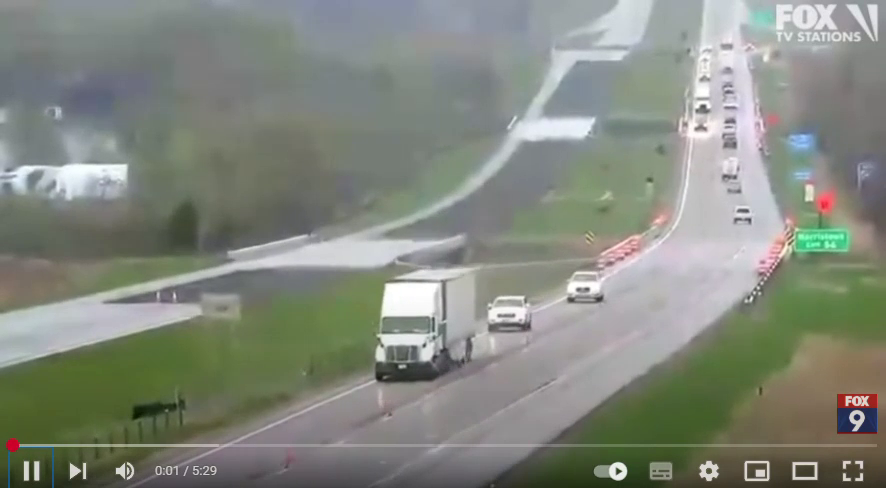
#> input picture frame 41 of Choi_Jae_Won/final_project/detectfile.mp4, 886 x 488 px
$ python lane_detect_mp4.py
#> lines starting #> are read from the running program, lines starting #| are printed output that depends on the picture; after the words box and inside, x2 and y2 are one past the last pixel; in counts of white or black regions, pixels touching at a corner belong together
import cv2
import numpy as np

# 동영상 파일 경로
cap = cv2.VideoCapture(r'C:\Users\iot19\Documents\final_project\detectfile.mp4')  # 동영상 파일 경로

# 동영상 정보 (프레임 크기, FPS 등)
fps = int(cap.get(cv2.CAP_PROP_FPS))
frame_width = int(cap.get(cv2.CAP_PROP_FRAME_WIDTH))
frame_height = int(cap.get(cv2.CAP_PROP_FRAME_HEIGHT))

# 동영상 FPS를 조정하여 재생 속도를 느리게 설정
target_fps = 800  # 목표 FPS
delay = int(1000 / target_fps)  # 1초를 목표 FPS로 나눈 지연 시간 (밀리초 단위)

# 선분 정보를 저장할 변수
best_line = None
prev_gray = None
prev_points = None
smooth_factor = 0.9  # 선분 위치를 스무스하게 만드는 인자 (0 ~ 1 범위)

while cap.isOpened():
    ret, frame = cap.read()
#> frame is the input picture: shape (488, 886, 3); mean B, G, R 126, 136.3, 131.5
    if not ret:
        break  # 동영상 끝

    # 그레이스케일 변환
    gray = cv2.cvtColor(frame, cv2.COLOR_BGR2GRAY)
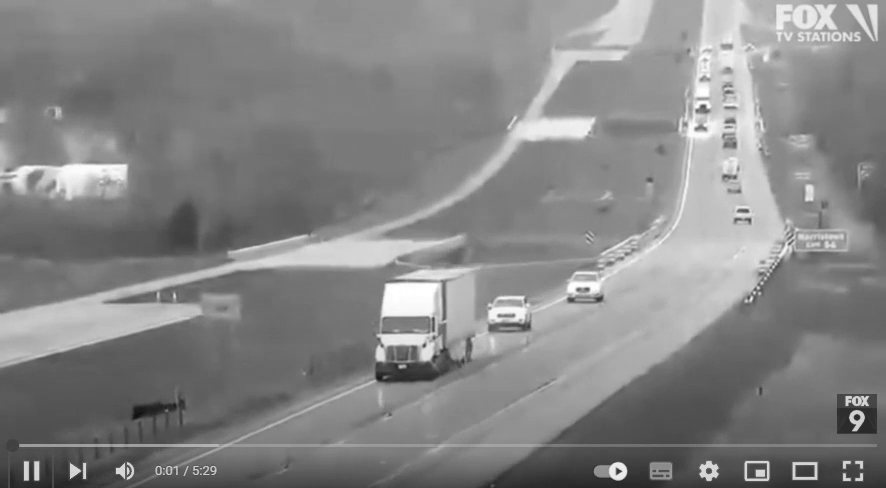
#> gray: shape (488, 886); min 16, max 255, mean 133.7

    # 매 프레임마다 선분을 검출하고 추적
    # 가우시안 블러링으로 노이즈 제거
    blurred = cv2.GaussianBlur(gray, (5, 5), 0)

    # Canny 엣지 검출
    edges = cv2.Canny(blurred, 50, 150)
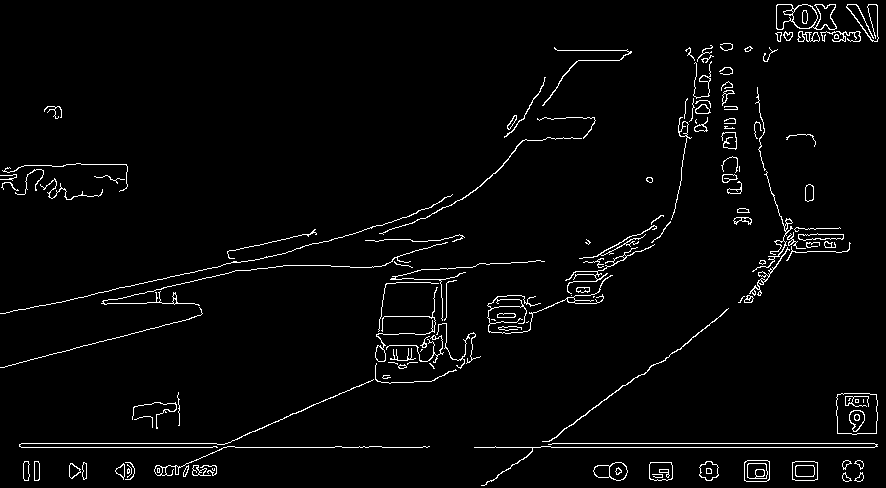
#> edges: shape (488, 886); 2.8% white in thin lines or dots

    # 허프 변환으로 직선 검출
    lines = cv2.HoughLinesP(edges, 1, np.pi / 180, threshold=100, minLineLength=100, maxLineGap=10)
#> lines = [[21, 447, 368, 447], [552, 443, 874, 443], [227, 443, 375, 377], [484, 485, 598, 405], [98, 292, 222, 265], [562, 430, 695, 336], [2, 313, 115, 289], [60, 352, 200, 315], [474, 447, 874, 447], [103, 302, 243, 270], [1, 367, 112, 338], [489, 331, 589, 289]]

    # 가장 긴 선분을 찾기 위한 변수 초기화
    max_length = 0

    # 모든 선분을 검사하여 가장 긴 선분을 찾기
    if lines is not None:
        for line in lines:
            for x1, y1, x2, y2 in line:
                length = np.sqrt((x2 - x1) ** 2 + (y2 - y1) ** 2)
                if length > max_length:
                    max_length = length
                    best_line = (x1, y1, x2, y2)
#> this loop made 12 passes
#> after the loop, best_line = (474, 447, 874, 447); max_length = 400

    # 첫 번째 검출된 선분의 두 끝점에 초록색 동그라미 그리기
    if best_line is not None:
        x1, y1, x2, y2 = best_line
#> x1 = 474; y1 = 447; x2 = 874; y2 = 447
        # 스무스한 선분 추적을 위해 이전 선분을 보간하여 조금씩 이동
        if prev_points is not None:
            # 두 점을 보간하여 스무스하게 이동
            x1 = int(prev_points[0][0] * smooth_factor + x1 * (1 - smooth_factor))
            y1 = int(prev_points[0][1] * smooth_factor + y1 * (1 - smooth_factor))
            x2 = int(prev_points[1][0] * smooth_factor + x2 * (1 - smooth_factor))
            y2 = int(prev_points[1][1] * smooth_factor + y2 * (1 - smooth_factor))

        # 선분 그리기
        cv2.circle(frame, (x1, y1), 2, (0, 255, 0), -1)  # 첫 번째 끝점에 동그라미
#> frame: shape (488, 886, 3); under 0.01% of pixels changed, all inside (x1, y1, x2, y2) = (472, 445, 477, 450)
        cv2.circle(frame, (x2, y2), 2, (0, 255, 0), -1)  # 두 번째 끝점에 동그라미
#> frame: shape (488, 886, 3); mean B, G, R 126, 136.3, 131.5
        cv2.line(frame, (x1, y1), (x2, y2), (0, 255, 0), 2)  # 초록색 직선 (두 점 연결)
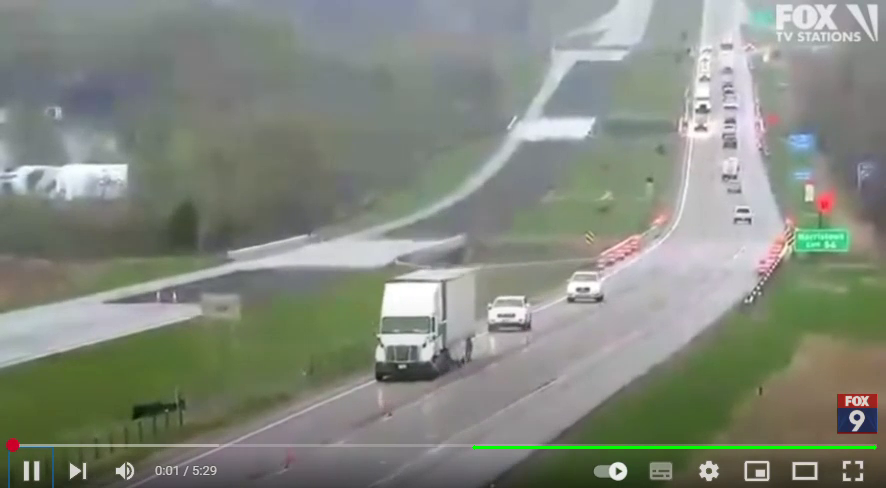
#> frame: shape (488, 886, 3); mean B, G, R 125.7, 136.7, 131.2

    # Optical Flow를 이용한 점 추적
    if prev_points is not None:
        next_points, status, error = cv2.calcOpticalFlowPyrLK(prev_gray, gray, prev_points, None)

        # 추적된 점들에 대해 그리기
        for i, (new, old) in enumerate(zip(next_points, prev_points)):
            a, b = new.ravel()
            c, d = old.ravel()

            # 좌표를 정수형으로 변환하여 cv2.line()에 전달
            a, b, c, d = int(a), int(b), int(c), int(d)

            cv2.line(frame, (a, b), (c, d), (0, 255, 0), 2)  # 추적된 선 그리기
            cv2.circle(frame, (a, b), 2, (0, 255, 0), -1)   # 점을 그리기

        prev_points = next_points  # 추적된 점들을 새로운 prev_points로 설정

    # 추적할 점들을 초기화
    if best_line is not None:
        # best_line을 이용하여 추적할 점들 초기화 (2개의 점을 추적)
        prev_points = np.array([[best_line[0], best_line[1]], [best_line[2], best_line[3]]], dtype=np.float32)
#> prev_points = [[474, 447], [874, 447]]

    # 이전 프레임을 갱신
    prev_gray = gray
    # 실시간으로 결과를 화면에 표시
    cv2.imshow('Detected Lane', frame)

    # 'q' 키를 눌러 종료
    if cv2.waitKey(delay) & 0xFF == ord('q'):
#> (key q is pressed here)
        break

# 동영상 파일과 모든 창 닫기
cap.release()
cv2.destroyAllWindows()

$ run again, starting later in the video
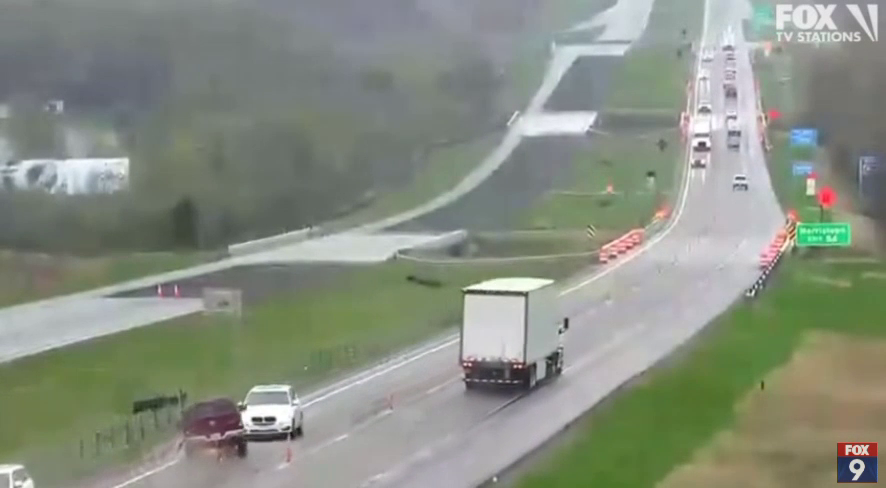
#> input picture frame 186 of Choi_Jae_Won/final_project/detectfile.mp4, 886 x 488 px
#> frame is the input picture: shape (488, 886, 3); mean B, G, R 129.4, 142.2, 135.8
#> `edges = cv2.Canny(blurred, 50, 150)`:
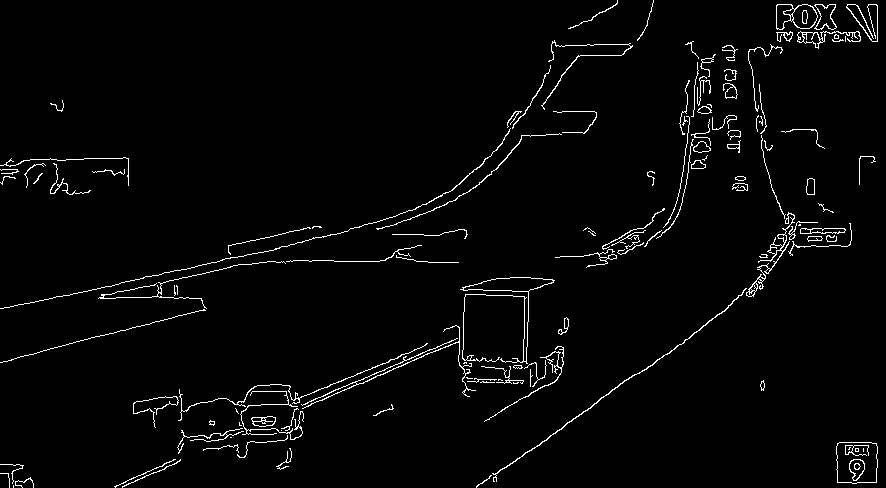
#> edges: shape (488, 886); 2.5% white in thin lines or dots
#> lines = [[476, 487, 608, 394], [297, 406, 463, 336], [134, 280, 259, 252], [294, 411, 463, 339], [3, 308, 118, 284], [50, 348, 205, 310], [23, 160, 128, 158]]
#> the loop `for line in lines:` made 7 passes
#> after the loop `for line in lines:`: best_line = (294, 411, 463, 339); max_length = 183.7
#> x1 = 294; y1 = 411; x2 = 463; y2 = 339
#> `cv2.line(frame, (x1, y1), (x2, y2), (0, 255, 0), 2)`:
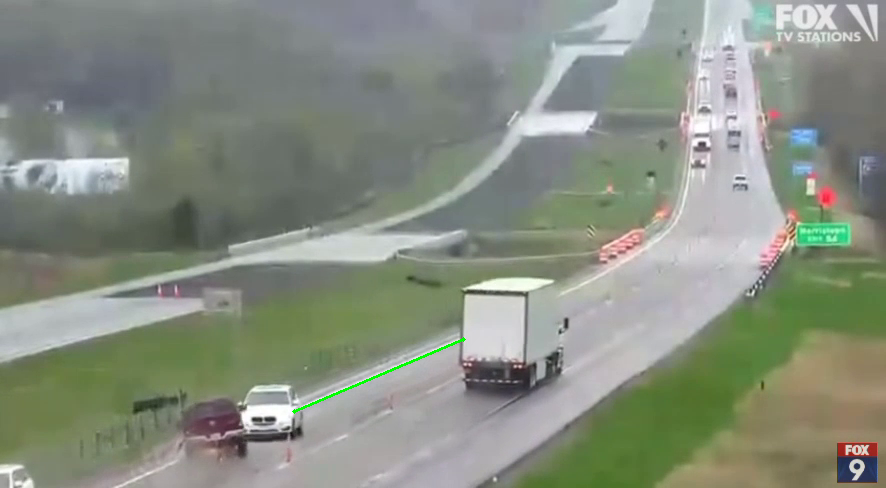
#> frame: shape (488, 886, 3); mean B, G, R 129.2, 142.3, 135.6
#> prev_points = [[294, 411], [463, 339]]

$ run again, starting later in the video
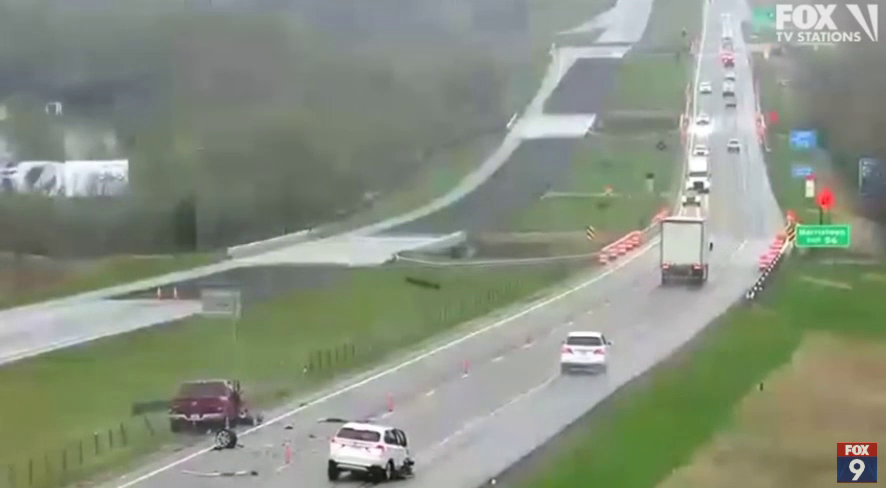
#> input picture frame 331 of Choi_Jae_Won/final_project/detectfile.mp4, 886 x 488 px
#> frame is the input picture: shape (488, 886, 3); mean B, G, R 129.4, 145, 137.4
#> `edges = cv2.Canny(blurred, 50, 150)`:
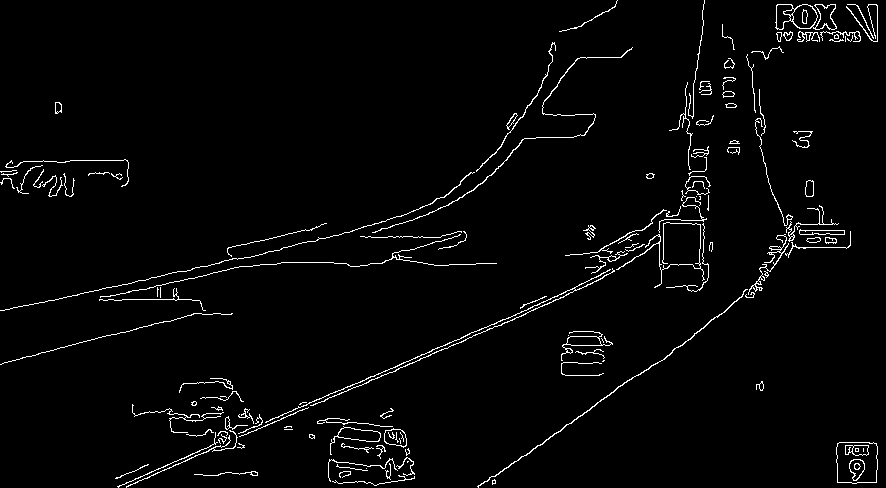
#> edges: shape (488, 886); 2.6% white in thin lines or dots
#> lines = [[126, 487, 315, 403], [212, 444, 528, 309], [478, 487, 595, 405], [38, 303, 180, 271], [190, 454, 417, 357], [368, 381, 526, 313], [117, 486, 278, 417], [255, 430, 430, 355], [4, 362, 201, 313], [314, 241, 418, 209], [421, 354, 543, 302], [100, 297, 226, 270]]
#> the loop `for line in lines:` made 12 passes
#> after the loop `for line in lines:`: best_line = (212, 444, 528, 309); max_length = 343.6
#> x1 = 212; y1 = 444; x2 = 528; y2 = 309
#> `cv2.line(frame, (x1, y1), (x2, y2), (0, 255, 0), 2)`:
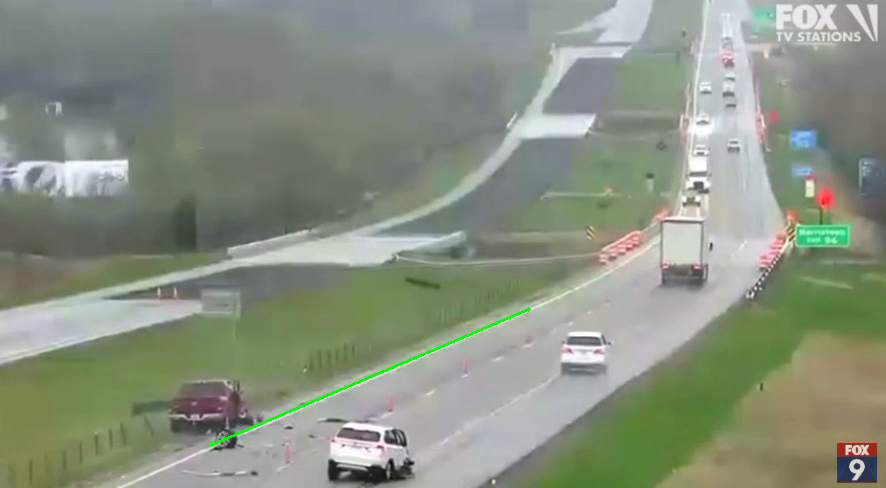
#> frame: shape (488, 886, 3); mean B, G, R 129, 145.1, 137
#> prev_points = [[212, 444], [528, 309]]
